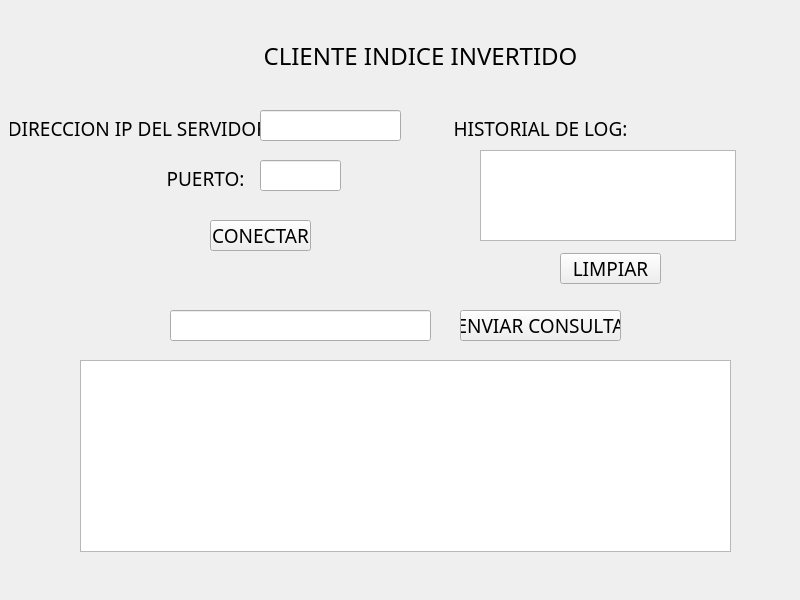
<?xml version="1.0" encoding="UTF-8"?>
<ui version="4.0">
 <class>Widget</class>
 <widget class="QWidget" name="Widget">
  <property name="geometry">
   <rect>
    <x>0</x>
    <y>0</y>
    <width>800</width>
    <height>600</height>
   </rect>
  </property>
  <property name="windowTitle">
   <string>Widget</string>
  </property>
  <widget class="QLabel" name="label">
   <property name="geometry">
    <rect>
     <x>220</x>
     <y>30</y>
     <width>401</width>
     <height>51</height>
    </rect>
   </property>
   <property name="font">
    <font>
     <family>Agency FB</family>
     <pointsize>18</pointsize>
     <bold>false</bold>
    </font>
   </property>
   <property name="text">
    <string>CLIENTE INDICE INVERTIDO</string>
   </property>
   <property name="alignment">
    <set>Qt::AlignCenter</set>
   </property>
  </widget>
  <widget class="QLabel" name="label_2">
   <property name="geometry">
    <rect>
     <x>10</x>
     <y>120</y>
     <width>261</width>
     <height>16</height>
    </rect>
   </property>
   <property name="font">
    <font>
     <family>Agency FB</family>
     <pointsize>14</pointsize>
    </font>
   </property>
   <property name="text">
    <string>DIRECCION IP DEL SERVIDOR:</string>
   </property>
   <property name="alignment">
    <set>Qt::AlignCenter</set>
   </property>
  </widget>
  <widget class="QLabel" name="label_3">
   <property name="geometry">
    <rect>
     <x>160</x>
     <y>170</y>
     <width>91</width>
     <height>16</height>
    </rect>
   </property>
   <property name="font">
    <font>
     <family>Agency FB</family>
     <pointsize>14</pointsize>
    </font>
   </property>
   <property name="text">
    <string>PUERTO:</string>
   </property>
   <property name="alignment">
    <set>Qt::AlignCenter</set>
   </property>
  </widget>
  <widget class="QLineEdit" name="ipservidor">
   <property name="geometry">
    <rect>
     <x>260</x>
     <y>110</y>
     <width>141</width>
     <height>31</height>
    </rect>
   </property>
   <property name="font">
    <font>
     <family>Agency FB</family>
     <pointsize>14</pointsize>
    </font>
   </property>
  </widget>
  <widget class="QLineEdit" name="puerto">
   <property name="geometry">
    <rect>
     <x>260</x>
     <y>160</y>
     <width>81</width>
     <height>31</height>
    </rect>
   </property>
   <property name="font">
    <font>
     <family>Agency FB</family>
     <pointsize>14</pointsize>
    </font>
   </property>
  </widget>
  <widget class="QPushButton" name="conectar">
   <property name="geometry">
    <rect>
     <x>210</x>
     <y>220</y>
     <width>101</width>
     <height>31</height>
    </rect>
   </property>
   <property name="font">
    <font>
     <family>Agency FB</family>
     <pointsize>14</pointsize>
    </font>
   </property>
   <property name="text">
    <string>CONECTAR</string>
   </property>
  </widget>
  <widget class="QPushButton" name="enviarconsulta">
   <property name="geometry">
    <rect>
     <x>460</x>
     <y>310</y>
     <width>161</width>
     <height>31</height>
    </rect>
   </property>
   <property name="font">
    <font>
     <family>Agency FB</family>
     <pointsize>14</pointsize>
    </font>
   </property>
   <property name="text">
    <string>ENVIAR CONSULTA</string>
   </property>
  </widget>
  <widget class="QPushButton" name="limpiar">
   <property name="geometry">
    <rect>
     <x>560</x>
     <y>253</y>
     <width>101</width>
     <height>31</height>
    </rect>
   </property>
   <property name="font">
    <font>
     <family>Agency FB</family>
     <pointsize>14</pointsize>
    </font>
   </property>
   <property name="text">
    <string>LIMPIAR</string>
   </property>
  </widget>
  <widget class="QLineEdit" name="consulta">
   <property name="geometry">
    <rect>
     <x>170</x>
     <y>310</y>
     <width>261</width>
     <height>31</height>
    </rect>
   </property>
   <property name="font">
    <font>
     <family>Agency FB</family>
     <pointsize>14</pointsize>
    </font>
   </property>
  </widget>
  <widget class="QTextBrowser" name="arearespuesta">
   <property name="geometry">
    <rect>
     <x>80</x>
     <y>360</y>
     <width>651</width>
     <height>192</height>
    </rect>
   </property>
   <property name="font">
    <font>
     <family>Agency FB</family>
     <pointsize>12</pointsize>
    </font>
   </property>
  </widget>
  <widget class="QTextBrowser" name="log">
   <property name="geometry">
    <rect>
     <x>480</x>
     <y>150</y>
     <width>256</width>
     <height>91</height>
    </rect>
   </property>
   <property name="font">
    <font>
     <family>Agency FB</family>
     <pointsize>12</pointsize>
    </font>
   </property>
  </widget>
  <widget class="QLabel" name="label_4">
   <property name="geometry">
    <rect>
     <x>410</x>
     <y>120</y>
     <width>261</width>
     <height>16</height>
    </rect>
   </property>
   <property name="font">
    <font>
     <family>Agency FB</family>
     <pointsize>14</pointsize>
    </font>
   </property>
   <property name="text">
    <string>HISTORIAL DE LOG:</string>
   </property>
   <property name="alignment">
    <set>Qt::AlignCenter</set>
   </property>
  </widget>
 </widget>
 <resources/>
 <connections/>
</ui>
